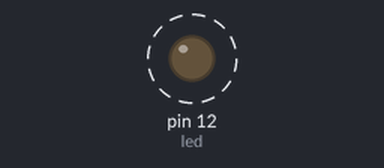
Simulated run of this sketch. Board: Arduino Uno, built with avr-gcc and run on an emulated ATmega328P. Parts: output pins drawn as LEDs (lit = HIGH). Dashed ring = blinking.

Above: at 0.15 s.
Timing chart, 0 to 3.0 s (numbered marks = the images above):
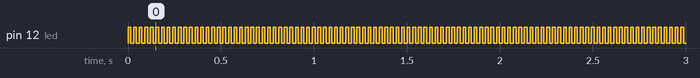

The sketch:

_1LEDFREQMAX.ino
```cpp
int led = 12;

unsigned long currentMillis1 = millis();
// the setup routine runs once when you press reset:
void setup() {
  // initialize the digital pin as an output.
  pinMode(led, OUTPUT);
}

// the loop routine runs over and over again forever:
void loop() {

  digitalWrite(led, HIGH);   // turn the LED on (HIGH is the voltage level)
  delay(15);               // wait for a second
  digitalWrite(led, LOW);
  delay(15);// wait for a second
}
```

Measured:
- by itself, pin 12 (led): alternates HIGH for 0.02 s and LOW for 0.02 s
